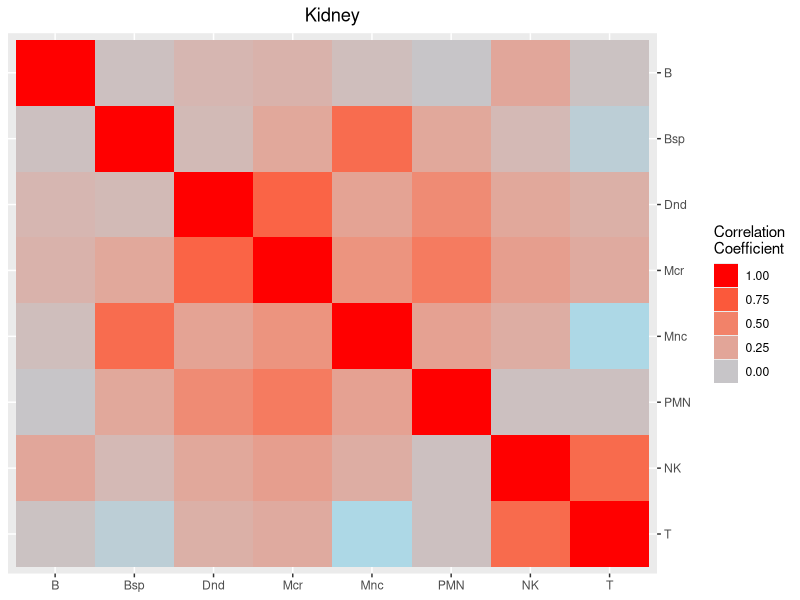
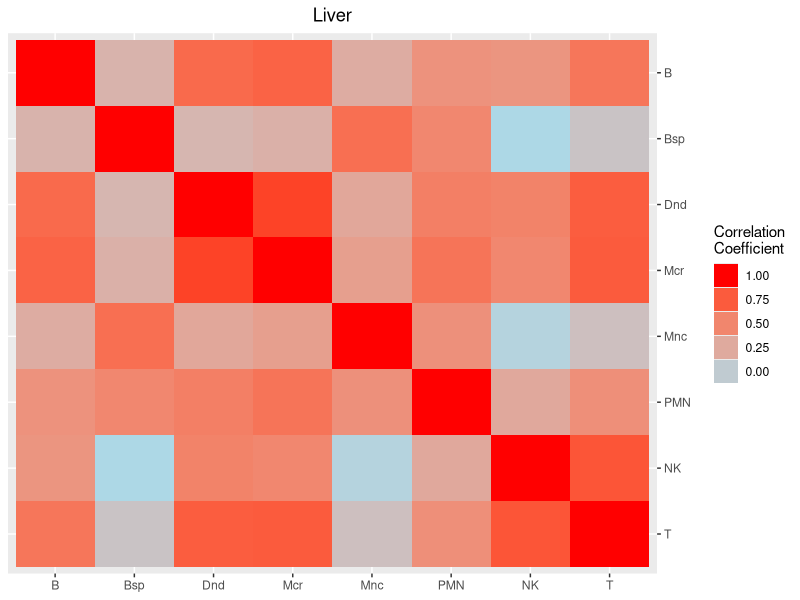
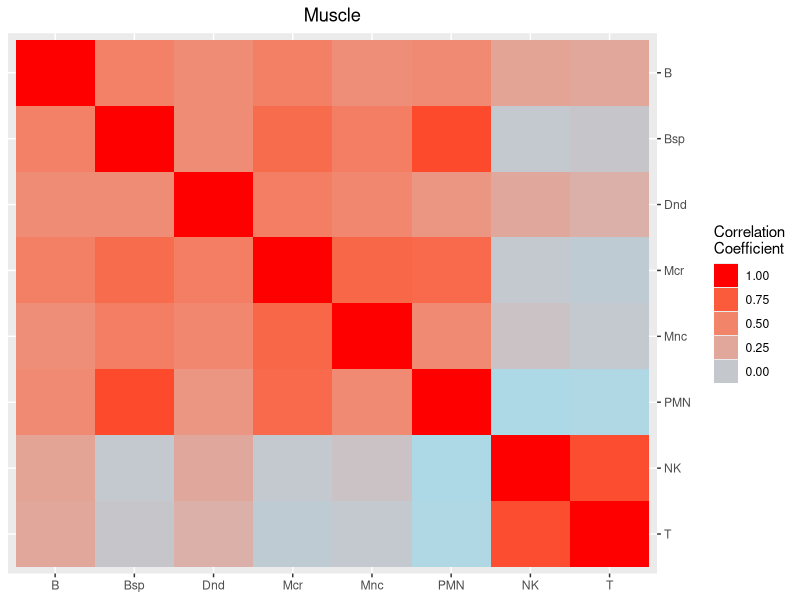
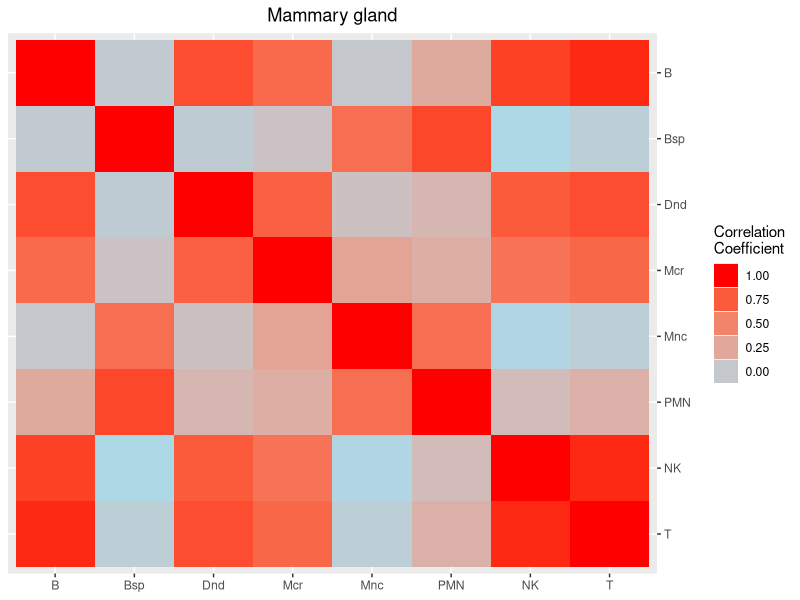
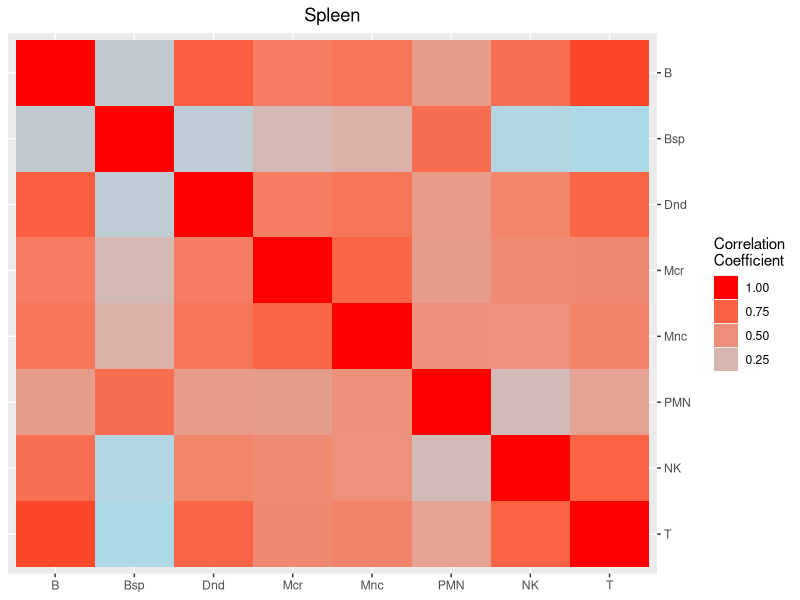
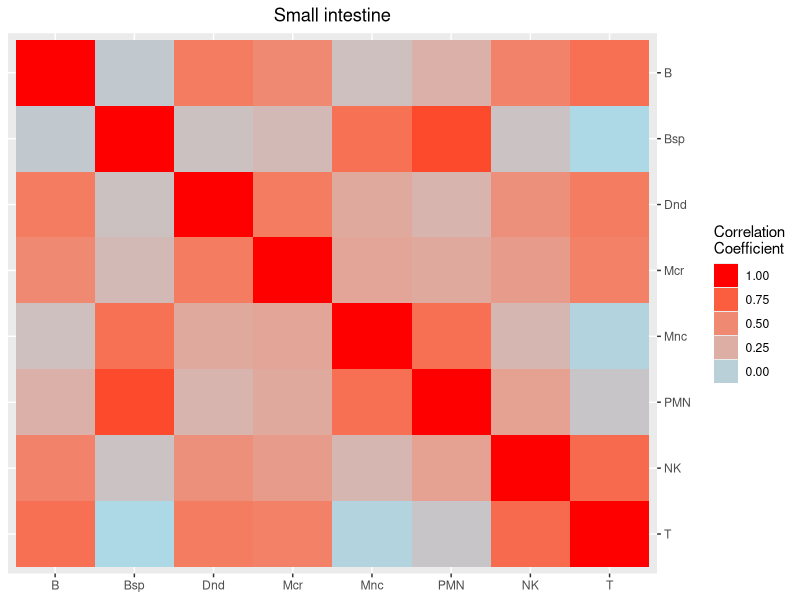

Recreate these plots in R, in order. (Note: this script raises an error after producing the figures.)
library(openxlsx)
library(reshape2)
library(ggplot2)
library(RColorBrewer)

K_sig <- read.csv("Figure_1/Data/MS/K.csv", row.names = 1)
K_sig <- K_sig[,order(colnames(K_sig))]
colnames(K_sig) <- c("B","Bsp","Dnd","Mcr","Mnc","PMN","NK","T")
K_cormat <- round(cor(K_sig),2)

K_melted <- melt(K_cormat)
K_melted$Var2 = with(K_melted, factor(Var2, levels = rev(levels(Var2))))

K_corplot <- ggplot(data = K_melted, aes(x=Var1, y=Var2, fill=value)) + 
  geom_tile() + scale_y_discrete(position = "right", label=abbreviate) + ggtitle("Kidney") +
  xlab(NULL) + ylab(NULL) + theme(plot.title = element_text(hjust = 0.5)) + guides(fill=guide_legend(title="Correlation\nCoefficient", reverse=T)) + scale_x_discrete(label=abbreviate) + scale_fill_continuous(high = "red", low = "light blue")

L_sig <- read.csv("Figure_1/Data/MS/L.csv", row.names = 1)
L_sig <- L_sig[,order(colnames(L_sig))]
colnames(L_sig) <- c("B","Bsp","Dnd","Mcr","Mnc","PMN","NK","T")
L_cormat <- round(cor(L_sig),2)

L_melted <- melt(L_cormat)
L_melted$Var2 = with(L_melted, factor(Var2, levels = rev(levels(Var2))))

L_corplot <- ggplot(data = L_melted, aes(x=Var1, y=Var2, fill=value)) + 
  geom_tile() + scale_y_discrete(position = "right", label=abbreviate) + ggtitle("Liver") +
  xlab(NULL) + ylab(NULL) + theme(plot.title = element_text(hjust = 0.5)) + guides(fill=guide_legend(title="Correlation\nCoefficient", reverse=T)) + scale_x_discrete(label=abbreviate) + scale_fill_continuous(high = "red", low = "light blue")

MG_sig <- read.csv("Figure_1/Data/MS/MG.csv", row.names = 1)
MG_sig <- MG_sig[,order(colnames(MG_sig))]
colnames(MG_sig) <- c("B","Bsp","Dnd","Mcr","Mnc","PMN","NK","T")
MG_cormat <- round(cor(MG_sig),2)

MG_melted <- melt(MG_cormat)
MG_melted$Var2 = with(MG_melted, factor(Var2, levels = rev(levels(Var2))))

MG_corplot <- ggplot(data = MG_melted, aes(x=Var1, y=Var2, fill=value)) + 
  geom_tile() + scale_y_discrete(position = "right", label=abbreviate) + ggtitle("Mammary gland") +
  xlab(NULL) + ylab(NULL) + theme(plot.title = element_text(hjust = 0.5)) + guides(fill=guide_legend(title="Correlation\nCoefficient", reverse=T)) + scale_x_discrete(label=abbreviate) + scale_fill_continuous(high = "red", low = "light blue")

M_sig <- read.csv("Figure_1/Data/MS/M.csv", row.names = 1)
M_sig <- M_sig[,order(colnames(M_sig))]
colnames(M_sig) <- c("B","Bsp","Dnd","Mcr","Mnc","PMN","NK","T")
M_cormat <- round(cor(M_sig),2)

M_melted <- melt(M_cormat)
M_melted$Var2 = with(M_melted, factor(Var2, levels = rev(levels(Var2))))

M_corplot <- ggplot(data = M_melted, aes(x=Var1, y=Var2, fill=value)) + 
  geom_tile() + scale_y_discrete(position = "right", label=abbreviate) + ggtitle("Muscle") +
  xlab(NULL) + ylab(NULL) + theme(plot.title = element_text(hjust = 0.5)) + guides(fill=guide_legend(title="Correlation\nCoefficient", reverse=T)) + scale_x_discrete(label=abbreviate) + scale_fill_continuous(high = "red", low = "light blue")

SI_sig <- read.csv("Figure_1/Data/MS/SI.csv", row.names = 1)
SI_sig <- SI_sig[,order(colnames(SI_sig))]
colnames(SI_sig) <- c("B","Bsp","Dnd","Mcr","Mnc","PMN","NK","T")
SI_cormat <- round(cor(SI_sig),2)

SI_melted <- melt(SI_cormat)
SI_melted$Var2 = with(SI_melted, factor(Var2, levels = rev(levels(Var2))))

SI_corplot <- ggplot(data = SI_melted, aes(x=Var1, y=Var2, fill=value)) + 
  geom_tile() + scale_y_discrete(position = "right", label=abbreviate) + ggtitle("Small intestine") +
  xlab(NULL) + ylab(NULL) + theme(plot.title = element_text(hjust = 0.5)) + guides(fill=guide_legend(title="Correlation\nCoefficient", reverse=T)) + scale_x_discrete(label=abbreviate) + scale_fill_continuous(high = "red", low = "light blue")

S_sig <- read.csv("Figure_1/Data/MS/S.csv", row.names = 1)
S_sig <- S_sig[,order(colnames(S_sig))]
colnames(S_sig) <- c("B","Bsp","Dnd","Mcr","Mnc","PMN","NK","T")
S_cormat <- round(cor(S_sig),2)

S_melted <- melt(S_cormat)
S_melted$Var2 = with(S_melted, factor(Var2, levels = rev(levels(Var2))))

S_corplot <- ggplot(data = S_melted, aes(x=Var1, y=Var2, fill=value)) + 
  geom_tile() + scale_y_discrete(position = "right", label=abbreviate) + ggtitle("Spleen") +
  xlab(NULL) + ylab(NULL) + theme(plot.title = element_text(hjust = 0.5)) + guides(fill=guide_legend(title="Correlation\nCoefficient", reverse=T)) + scale_x_discrete(label=abbreviate) + scale_fill_continuous(high = "red", low = "light blue")

############Table

K_cormat[lower.tri(K_cormat, diag = TRUE)] <- NA
K_melted_table <- melt(K_cormat, na.rm = TRUE)

L_cormat[lower.tri(L_cormat, diag = TRUE)] <- NA
L_melted_table <- melt(L_cormat, na.rm = TRUE)

MG_cormat[lower.tri(MG_cormat, diag = TRUE)] <- NA
MG_melted_table <- melt(MG_cormat, na.rm = TRUE)

M_cormat[lower.tri(M_cormat, diag = TRUE)] <- NA
M_melted_table <- melt(M_cormat, na.rm = TRUE)

SI_cormat[lower.tri(SI_cormat, diag = TRUE)] <- NA
SI_melted_table <- melt(SI_cormat, na.rm = TRUE)

S_cormat[lower.tri(S_cormat, diag = TRUE)] <- NA
S_melted_table <- melt(S_cormat, na.rm = TRUE)

K_melted_table$signature <- "Kidney"
L_melted_table$signature <- "Liver"
MG_melted_table$signature <- "Mammary gland"
M_melted_table$signature <- "Muscle"
SI_melted_table$signature <- "Small intestine"
S_melted_table$signature <- "Spleen"

cortotal <- rbind(K_melted_table,L_melted_table,MG_melted_table,M_melted_table,PB_melted_table,SI_melted_table,S_melted_table) 

#define quantiles of interest
q = c(.25, .5, .75)

Sup_Table1 <- cortotal %>%
  group_by(signature) %>%
  summarize(quant25 = quantile(value, probs = q[1]), 
            quant50 = quantile(value, probs = q[2]),
            quant75 = quantile(value, probs = q[3]),
            min = min(value),
            max = max(value),
            mean = mean(value),
            sd = sd(value)) %>% 
  ungroup()

write.xlsx(table, "Sup_table1.xlsx")
